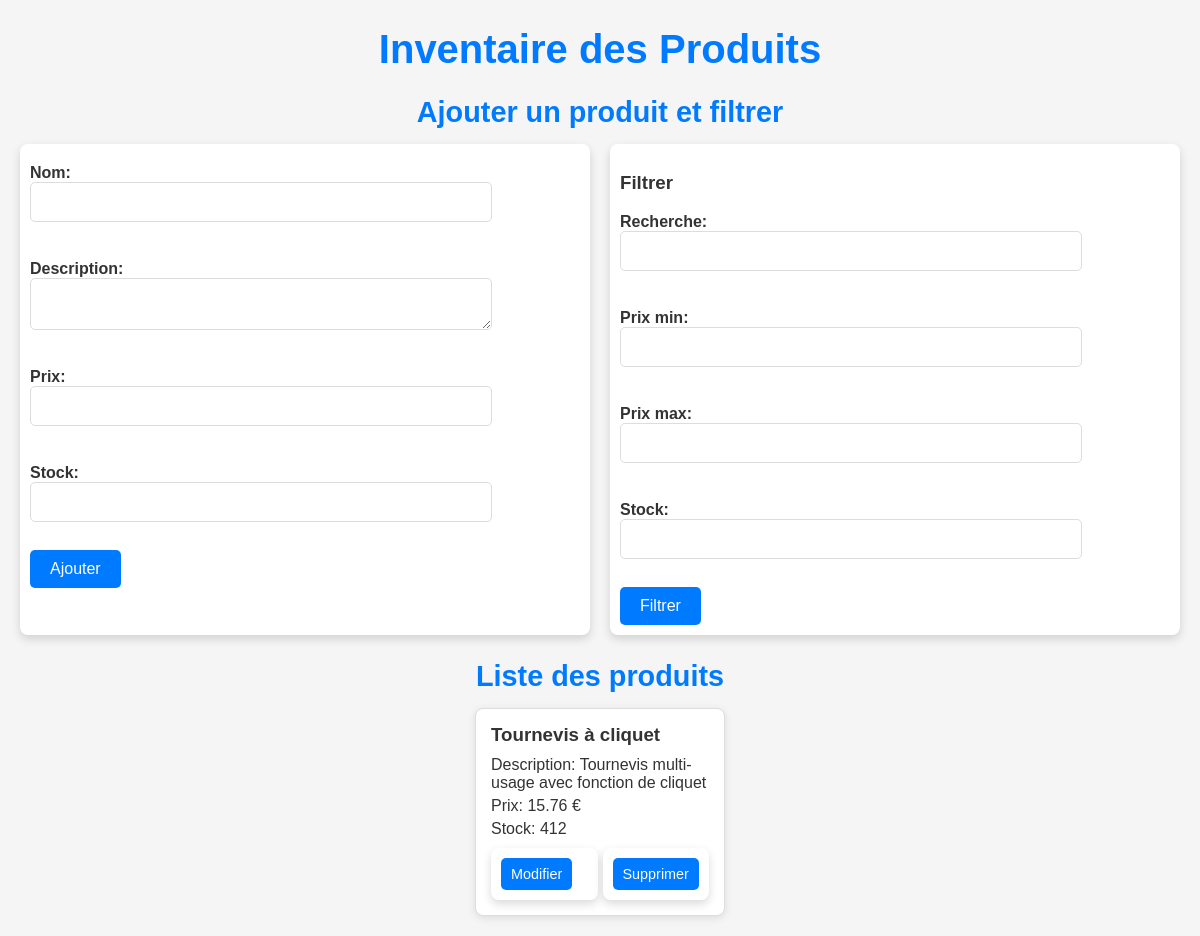
The page /index.php?stock=412 on the database its author committed.
### tables this page shows
CREATE TABLE `produits` (
  `id` int(11) NOT NULL,
  `nom` varchar(255) NOT NULL,
  `description` text DEFAULT NULL,
  `prix` decimal(10,2) NOT NULL,
  `stock` int(11) NOT NULL
);

### index.php (the view, shortened to what this page needs)
<?php
require 'db.php';
$filters = [];
$sql = "SELECT * FROM produits";
if (isset($_GET['stock']) && $_GET['stock'] !== '') {
    $filters[] = "stock = :stock";
}
if ($filters) {
    $sql .= " WHERE " . implode(" AND ", $filters);
}
$stmt = $pdo->prepare($sql);
if (isset($_GET['stock']) && $_GET['stock'] !== '') {
    $stmt->bindValue(':stock', $_GET['stock']);
}
$stmt->execute();
$produits = $stmt->fetchAll();
?>
<!DOCTYPE html>
<html lang="fr">
<head>
</head>
<body>
    <h1>Inventaire des Produits</h1>
    <center> <h2>Ajouter un produit et filtrer</h2></center>
    <div class="form-container">
        <form method="post">
            <label>Nom: <input type="text" name="nom" required></label><br>
            <label>Description: <textarea name="description" required></textarea></label><br>
            <label>Prix: <input type="number" step="0.01" name="prix" required></label><br>
            <label>Stock: <input type="number" name="stock" required></label><br>
            <button type="submit">Ajouter</button>
        </form>
        <form method="get">
            <h3>Filtrer</h3>
            <label>Recherche: <input type="text" name="search"></label><br>
            <label>Prix min: <input type="number" step="0.01" name="min_price"></label><br>
            <label>Prix max: <input type="number" step="0.01" name="max_price"></label><br>
            <label>Stock: <input type="number" name="stock"></label><br>
            <button type="submit">Filtrer</button>
        </form>
    </div>
    <center><h2>Liste des produits</h2></center>
    <div class="produits-container">
        <?php foreach ($produits as $produit): ?>
            <div class="produit">
                <h3><?= htmlspecialchars($produit['nom']) ?></h3>
                <p>Description: <?= htmlspecialchars($produit['description']) ?></p>
                <p>Prix: <?= htmlspecialchars($produit['prix']) ?> €</p>
                <p>Stock: <?= htmlspecialchars($produit['stock']) ?></p>
                <div class="actions">
                    <form method="post">
                        <button class="btn-edit" type="submit">Modifier</button>
                    </form>
                    <form method="post">
                        <button class="btn-delete" type="submit">Supprimer</button>
                    </form>
                </div>
            </div>
        <?php endforeach; ?>
    </div>
</body>
</html>

### index.php (style rules this page uses)
body { font-family: Arial, sans-serif; margin: 20px; background-color: #f5f5f5; color: #333; }
h1 { color: #007bff; text-align: center; font-size: 2.5em; margin-bottom: 20px; }
h2 { color: #007bff; font-size: 1.8em; margin-bottom: 15px; }
.form-container { display: flex; justify-content: center; gap: 20px; margin-bottom: 25px; }
form { background: #fff; padding: 10px; border-radius: 8px; box-shadow: 0 4px 10px rgba(0, 0, 0, 0.15); max-width: 650px; flex: 1; }
label { display: block; margin: 10px 0 5px; font-weight: bold; }
input[type="text"], input[type="number"], textarea { width: 100%; padding: 10px; margin-bottom: 10px; border: 1px solid #ddd; border-radius: 5px; font-size: 1em; max-width: 80%; display: flex; }
button { padding: 10px 20px; font-size: 1em; color: #fff; border: none; border-radius: 5px; cursor: pointer; transition: background-color 0.3s ease; }
button[type="submit"] { background-color: #007bff; }
.produits-container { display: flex; flex-wrap: wrap; gap: 20px; justify-content: center; }
.produit { background: #fff; border: 1px solid #ddd; border-radius: 8px; width: 100%; max-width: 250px; padding: 15px; box-shadow: 0 2px 8px rgba(0, 0, 0, 0.1); transition: transform 0.2s ease; box-sizing: border-box; }
.produit h3 { color: #333; margin: 0 0 10px; }
.produit p { font-size: 1em; margin: 5px 0; }
.actions { margin-top: 10px; display: flex; gap: 5px; justify-content: space-between; }
.actions form { display: inline-block; flex: 1; }
.btn-edit, .btn-delete { padding: 8px 10px; color: #fff; border-radius: 5px; font-size: 0.9em; cursor: pointer; transition: background-color 0.3s ease; border: none; flex: 1; text-align: center; }
.btn-edit { background-color: #28a745; }
.btn-delete { background-color: #ff4d4f; }

### rows shown on the page
produits: nom "Tournevis à cliquet", description "Tournevis multi-usage avec fonction de cliquet", prix "15.76", stock "412"
